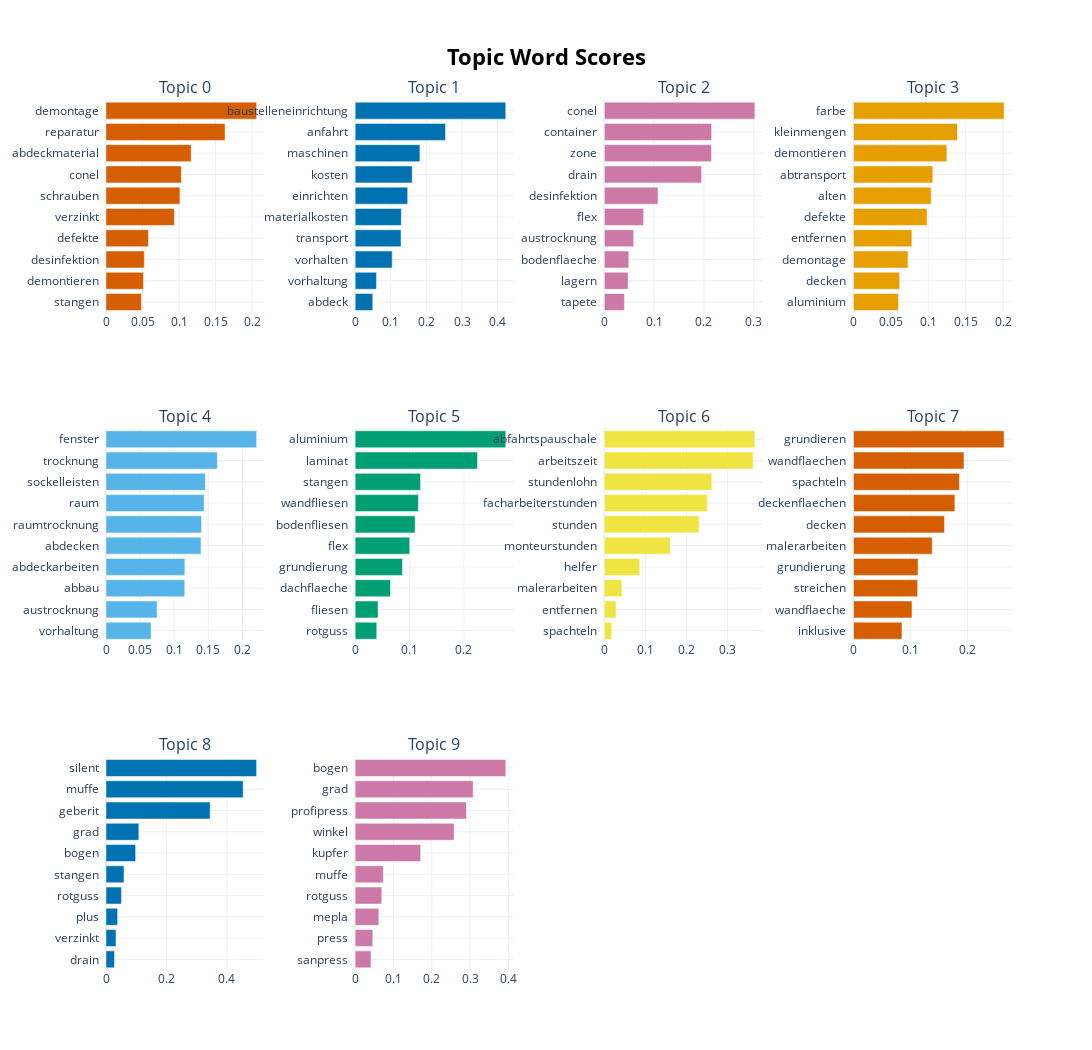

Write notebook code for a chart like this one.
### Code cell
topic_model.visualize_barchart(n_words=10, top_n_topics=nr_topics , width=400, height=350)

### Figure 1 — Plotly figure (JSON) as saved in the notebook; plotly's stock layout.template omitted (floating-point values rounded to 4 significant figures)
{"data": [{"marker": {"color": "#D55E00"}, "orientation": "h", "type": "bar", "x": [0.0485, 0.05139, 0.05259, 0.05816, 0.09368, 0.1013, 0.1032, 0.1167, 0.1631, 0.2063], "xaxis": "x", "y": ["stangen  ", "demontieren  ", "desinfektion  ", "defekte  ", "verzinkt  ", "schrauben  ", "conel  ", "abdeckmaterial  ", "reparatur  ", "demontage  "], "yaxis": "y"}, {"marker": {"color": "#0072B2"}, "orientation": "h", "type": "bar", "x": [0.04946, 0.05979, 0.1041, 0.1289, 0.1297, 0.1476, 0.1602, 0.1819, 0.2538, 0.4229], "xaxis": "x2", "y": ["abdeck  ", "vorhaltung  ", "vorhalten  ", "transport  ", "materialkosten  ", "einrichten  ", "kosten  ", "maschinen  ", "anfahrt  ", "baustelleneinrichtung  "], "yaxis": "y2"}, {"marker": {"color": "#CC79A7"}, "orientation": "h", "type": "bar", "x": [0.04041, 0.04787, 0.0492, 0.05909, 0.079, 0.1078, 0.1954, 0.2153, 0.2155, 0.3024], "xaxis": "x3", "y": ["tapete  ", "lagern  ", "bodenflaeche  ", "austrocknung  ", "flex  ", "desinfektion  ", "drain  ", "zone  ", "container  ", "conel  "], "yaxis": "y3"}, {"marker": {"color": "#E69F00"}, "orientation": "h", "type": "bar", "x": [0.06024, 0.0618, 0.07291, 0.07817, 0.09841, 0.1039, 0.1061, 0.1249, 0.1391, 0.2013], "xaxis": "x4", "y": ["aluminium  ", "decken  ", "demontage  ", "entfernen  ", "defekte  ", "alten  ", "abtransport  ", "demontieren  ", "kleinmengen  ", "farbe  "], "yaxis": "y4"}, {"marker": {"color": "#56B4E9"}, "orientation": "h", "type": "bar", "x": [0.06609, 0.07499, 0.1155, 0.1156, 0.1393, 0.1402, 0.1438, 0.1456, 0.1633, 0.2208], "xaxis": "x5", "y": ["vorhaltung  ", "austrocknung  ", "abbau  ", "abdeckarbeiten  ", "abdecken  ", "raumtrocknung  ", "raum  ", "sockelleisten  ", "trocknung  ", "fenster  "], "yaxis": "y5"}, {"marker": {"color": "#009E73"}, "orientation": "h", "type": "bar", "x": [0.03977, 0.04214, 0.06495, 0.08707, 0.1004, 0.1104, 0.1164, 0.1203, 0.2252, 0.2771], "xaxis": "x6", "y": ["rotguss  ", "fliesen  ", "dachflaeche  ", "grundierung  ", "flex  ", "bodenfliesen  ", "wandfliesen  ", "stangen  ", "laminat  ", "aluminium  "], "yaxis": "y6"}, {"marker": {"color": "#F0E442"}, "orientation": "h", "type": "bar", "x": [0.018, 0.02851, 0.04277, 0.08637, 0.1605, 0.2304, 0.2509, 0.2617, 0.3622, 0.3665], "xaxis": "x7", "y": ["spachteln  ", "entfernen  ", "malerarbeiten  ", "helfer  ", "monteurstunden  ", "stunden  ", "facharbeiterstunden  ", "stundenlohn  ", "arbeitszeit  ", "abfahrtspauschale  "], "yaxis": "y7"}, {"marker": {"color": "#D55E00"}, "orientation": "h", "type": "bar", "x": [0.08512, 0.1027, 0.1126, 0.1133, 0.1382, 0.1598, 0.178, 0.1858, 0.1939, 0.2642], "xaxis": "x8", "y": ["inklusive  ", "wandflaeche  ", "streichen  ", "grundierung  ", "malerarbeiten  ", "decken  ", "deckenflaechen  ", "spachteln  ", "wandflaechen  ", "grundieren  "], "yaxis": "y8"}, {"marker": {"color": "#0072B2"}, "orientation": "h", "type": "bar", "x": [0.02813, 0.03315, 0.03838, 0.05113, 0.05948, 0.09796, 0.1086, 0.3444, 0.4535, 0.498], "xaxis": "x9", "y": ["drain  ", "verzinkt  ", "plus  ", "rotguss  ", "stangen  ", "bogen  ", "grad  ", "geberit  ", "muffe  ", "silent  "], "yaxis": "y9"}, {"marker": {"color": "#CC79A7"}, "orientation": "h", "type": "bar", "x": [0.04141, 0.04611, 0.06185, 0.06955, 0.07367, 0.1711, 0.2584, 0.2908, 0.3082, 0.3933], "xaxis": "x10", "y": ["sanpress  ", "press  ", "mepla  ", "rotguss  ", "muffe  ", "kupfer  ", "winkel  ", "profipress  ", "grad  ", "bogen  "], "yaxis": "y10"}], "layout": {"annotations": [{"font": {"size": 16}, "showarrow": false, "text": "Topic 0", "x": 0.0875, "xanchor": "center", "xref": "paper", "y": 1, "yanchor": "bottom", "yref": "paper"}, {"font": {"size": 16}, "showarrow": false, "text": "Topic 1", "x": 0.3625, "xanchor": "center", "xref": "paper", "y": 1, "yanchor": "bottom", "yref": "paper"}, {"font": {"size": 16}, "showarrow": false, "text": "Topic 2", "x": 0.6375, "xanchor": "center", "xref": "paper", "y": 1, "yanchor": "bottom", "yref": "paper"}, {"font": {"size": 16}, "showarrow": false, "text": "Topic 3", "x": 0.9125, "xanchor": "center", "xref": "paper", "y": 1, "yanchor": "bottom", "yref": "paper"}, {"font": {"size": 16}, "showarrow": false, "text": "Topic 4", "x": 0.0875, "xanchor": "center", "xref": "paper", "y": 0.6222, "yanchor": "bottom", "yref": "paper"}, {"font": {"size": 16}, "showarrow": false, "text": "Topic 5", "x": 0.3625, "xanchor": "center", "xref": "paper", "y": 0.6222, "yanchor": "bottom", "yref": "paper"}, {"font": {"size": 16}, "showarrow": false, "text": "Topic 6", "x": 0.6375, "xanchor": "center", "xref": "paper", "y": 0.6222, "yanchor": "bottom", "yref": "paper"}, {"font": {"size": 16}, "showarrow": false, "text": "Topic 7", "x": 0.9125, "xanchor": "center", "xref": "paper", "y": 0.6222, "yanchor": "bottom", "yref": "paper"}, {"font": {"size": 16}, "showarrow": false, "text": "Topic 8", "x": 0.0875, "xanchor": "center", "xref": "paper", "y": 0.2444, "yanchor": "bottom", "yref": "paper"}, {"font": {"size": 16}, "showarrow": false, "text": "Topic 9", "x": 0.3625, "xanchor": "center", "xref": "paper", "y": 0.2444, "yanchor": "bottom", "yref": "paper"}], "height": 1050, "hoverlabel": {"bgcolor": "white", "font": {"family": "Rockwell", "size": 16}}, "showlegend": false, "title": {"font": {"color": "Black", "size": 22}, "text": "<b>Topic Word Scores", "x": 0.5, "xanchor": "center", "yanchor": "top"}, "width": 1600, "xaxis": {"anchor": "y", "domain": [0, 0.175], "showgrid": true}, "xaxis10": {"anchor": "y10", "domain": [0.275, 0.45], "showgrid": true}, "xaxis11": {"anchor": "y11", "domain": [0.55, 0.725], "showgrid": true}, "xaxis12": {"anchor": "y12", "domain": [0.825, 1], "showgrid": true}, "xaxis2": {"anchor": "y2", "domain": [0.275, 0.45], "showgrid": true}, "xaxis3": {"anchor": "y3", "domain": [0.55, 0.725], "showgrid": true}, "xaxis4": {"anchor": "y4", "domain": [0.825, 1], "showgrid": true}, "xaxis5": {"anchor": "y5", "domain": [0, 0.175], "showgrid": true}, "xaxis6": {"anchor": "y6", "domain": [0.275, 0.45], "showgrid": true}, "xaxis7": {"anchor": "y7", "domain": [0.55, 0.725], "showgrid": true}, "xaxis8": {"anchor": "y8", "domain": [0.825, 1], "showgrid": true}, "xaxis9": {"anchor": "y9", "domain": [0, 0.175], "showgrid": true}, "yaxis": {"anchor": "x", "domain": [0.7556, 1], "showgrid": true}, "yaxis10": {"anchor": "x10", "domain": [0, 0.2444], "showgrid": true}, "yaxis11": {"anchor": "x11", "domain": [0, 0.2444], "showgrid": true}, "yaxis12": {"anchor": "x12", "domain": [0, 0.2444], "showgrid": true}, "yaxis2": {"anchor": "x2", "domain": [0.7556, 1], "showgrid": true}, "yaxis3": {"anchor": "x3", "domain": [0.7556, 1], "showgrid": true}, "yaxis4": {"anchor": "x4", "domain": [0.7556, 1], "showgrid": true}, "yaxis5": {"anchor": "x5", "domain": [0.3778, 0.6222], "showgrid": true}, "yaxis6": {"anchor": "x6", "domain": [0.3778, 0.6222], "showgrid": true}, "yaxis7": {"anchor": "x7", "domain": [0.3778, 0.6222], "showgrid": true}, "yaxis8": {"anchor": "x8", "domain": [0.3778, 0.6222], "showgrid": true}, "yaxis9": {"anchor": "x9", "domain": [0, 0.2444], "showgrid": true}}}
